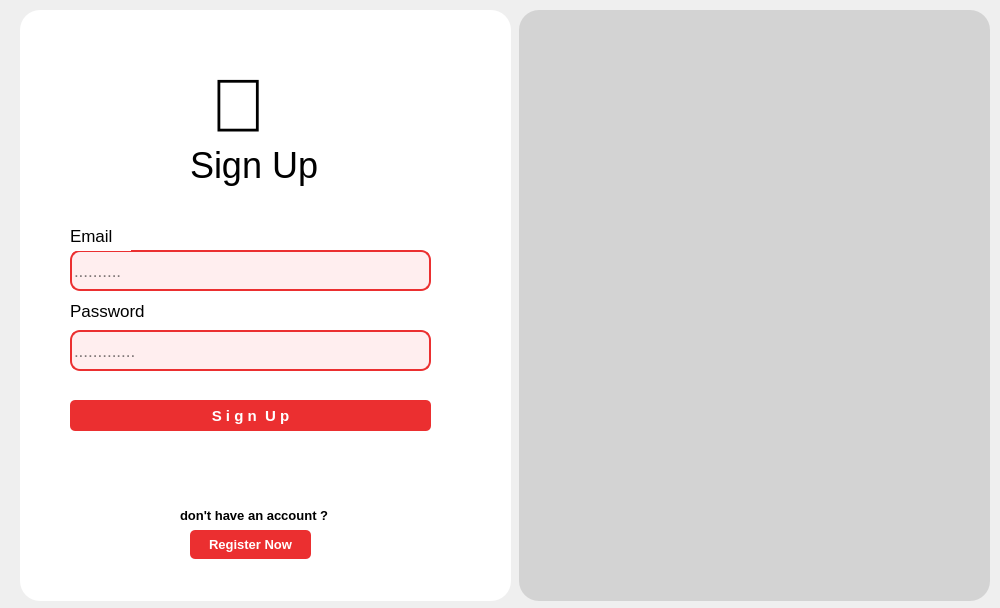
<?xml version="1.0" encoding="UTF-8"?>
<ui version="4.0">
 <class>Form</class>
 <widget class="QWidget" name="Form">
  <property name="geometry">
   <rect>
    <x>0</x>
    <y>0</y>
    <width>1000</width>
    <height>608</height>
   </rect>
  </property>
  <property name="windowTitle">
   <string>Form</string>
  </property>
  <widget class="QWidget" name="widget" native="true">
   <property name="geometry">
    <rect>
     <x>20</x>
     <y>10</y>
     <width>491</width>
     <height>591</height>
    </rect>
   </property>
   <property name="styleSheet">
    <string notr="true">background-color:white;
border-radius:20px;</string>
   </property>
   <widget class="QLineEdit" name="email_textfield">
    <property name="geometry">
     <rect>
      <x>50</x>
      <y>240</y>
      <width>361</width>
      <height>41</height>
     </rect>
    </property>
    <property name="font">
     <font>
      <family>Segoe UI</family>
      <pointsize>13</pointsize>
     </font>
    </property>
    <property name="styleSheet">
     <string notr="true">QLineEdit
{
background:#ffeeef;
border:2px solid #eb2f30;
border-radius:10px;
color:black;
}
QLineEdit:focus
{
border:2px solid #FBAD25;

}</string>
    </property>
    <property name="placeholderText">
     <string>..........</string>
    </property>
   </widget>
   <widget class="QLineEdit" name="password_textfield">
    <property name="geometry">
     <rect>
      <x>50</x>
      <y>320</y>
      <width>361</width>
      <height>41</height>
     </rect>
    </property>
    <property name="font">
     <font>
      <family>Segoe UI</family>
      <pointsize>13</pointsize>
     </font>
    </property>
    <property name="styleSheet">
     <string notr="true">QLineEdit
{
background:#ffeeef;
border:2px solid #eb2f30;
border-radius:10px;
color:black;
}
QLineEdit:focus
{
border:2px solid #FBAD25;

}</string>
    </property>
    <property name="echoMode">
     <enum>QLineEdit::Password</enum>
    </property>
    <property name="placeholderText">
     <string>.............</string>
    </property>
   </widget>
   <widget class="QPushButton" name="login_btn">
    <property name="geometry">
     <rect>
      <x>50</x>
      <y>390</y>
      <width>361</width>
      <height>31</height>
     </rect>
    </property>
    <property name="font">
     <font>
      <family>Segoe UI</family>
      <pointsize>11</pointsize>
      <weight>75</weight>
      <bold>true</bold>
     </font>
    </property>
    <property name="styleSheet">
     <string notr="true">QPushButton#login_btn
{
background-color :#eb2f30;  
color :white;
border-radius : 5px;

}

QPushButton#login_btn:pressed
{
background-color :#de5758;  
}</string>
    </property>
    <property name="text">
     <string>S i g n  U p</string>
    </property>
   </widget>
   <widget class="QLabel" name="label">
    <property name="geometry">
     <rect>
      <x>160</x>
      <y>490</y>
      <width>151</width>
      <height>31</height>
     </rect>
    </property>
    <property name="font">
     <font>
      <family>Segoe UI</family>
      <pointsize>10</pointsize>
      <weight>75</weight>
      <bold>true</bold>
     </font>
    </property>
    <property name="styleSheet">
     <string notr="true">color :black  </string>
    </property>
    <property name="text">
     <string>don't have an account ?</string>
    </property>
   </widget>
   <widget class="QPushButton" name="register_btn">
    <property name="geometry">
     <rect>
      <x>170</x>
      <y>520</y>
      <width>121</width>
      <height>29</height>
     </rect>
    </property>
    <property name="font">
     <font>
      <family>Segoe UI</family>
      <pointsize>10</pointsize>
      <weight>75</weight>
      <bold>true</bold>
     </font>
    </property>
    <property name="styleSheet">
     <string notr="true">QPushButton#register_btn
{
background-color :#eb2f30;  
color :white;
border-radius : 5px;

}

QPushButton#register_btn:pressed
{
background-color :#de5758;  
}</string>
    </property>
    <property name="text">
     <string>Register Now</string>
    </property>
   </widget>
   <widget class="QLabel" name="label_2">
    <property name="geometry">
     <rect>
      <x>170</x>
      <y>130</y>
      <width>181</width>
      <height>51</height>
     </rect>
    </property>
    <property name="font">
     <font>
      <family>Segoe UI</family>
      <pointsize>27</pointsize>
      <weight>50</weight>
      <bold>false</bold>
     </font>
    </property>
    <property name="styleSheet">
     <string notr="true">color :black</string>
    </property>
    <property name="text">
     <string>Sign Up</string>
    </property>
   </widget>
   <widget class="QLabel" name="label_4">
    <property name="geometry">
     <rect>
      <x>190</x>
      <y>50</y>
      <width>151</width>
      <height>91</height>
     </rect>
    </property>
    <property name="font">
     <font>
      <family>Segoe UI</family>
      <pointsize>56</pointsize>
      <weight>75</weight>
      <bold>true</bold>
     </font>
    </property>
    <property name="text">
     <string></string>
    </property>
   </widget>
   <widget class="QLabel" name="label_5">
    <property name="geometry">
     <rect>
      <x>50</x>
      <y>210</y>
      <width>61</width>
      <height>31</height>
     </rect>
    </property>
    <property name="font">
     <font>
      <family>Segoe UI</family>
      <pointsize>13</pointsize>
      <weight>50</weight>
      <bold>false</bold>
     </font>
    </property>
    <property name="styleSheet">
     <string notr="true">color :black</string>
    </property>
    <property name="text">
     <string>Email</string>
    </property>
   </widget>
   <widget class="QLabel" name="label_6">
    <property name="geometry">
     <rect>
      <x>50</x>
      <y>290</y>
      <width>101</width>
      <height>21</height>
     </rect>
    </property>
    <property name="font">
     <font>
      <family>Segoe UI</family>
      <pointsize>13</pointsize>
      <weight>50</weight>
      <bold>false</bold>
     </font>
    </property>
    <property name="styleSheet">
     <string notr="true">color :black</string>
    </property>
    <property name="text">
     <string>Password</string>
    </property>
   </widget>
  </widget>
  <widget class="QWidget" name="widget_2" native="true">
   <property name="geometry">
    <rect>
     <x>519</x>
     <y>10</y>
     <width>471</width>
     <height>591</height>
    </rect>
   </property>
   <property name="styleSheet">
    <string notr="true">background-color:#d3d3d3;
border-radius:20px;</string>
   </property>
   <widget class="QLabel" name="label_3">
    <property name="geometry">
     <rect>
      <x>130</x>
      <y>90</y>
      <width>221</width>
      <height>391</height>
     </rect>
    </property>
    <property name="text">
     <string/>
    </property>
    <property name="pixmap">
     <pixmap>design/icons/esprit.png</pixmap>
    </property>
   </widget>
  </widget>
 </widget>
 <resources/>
 <connections/>
</ui>
